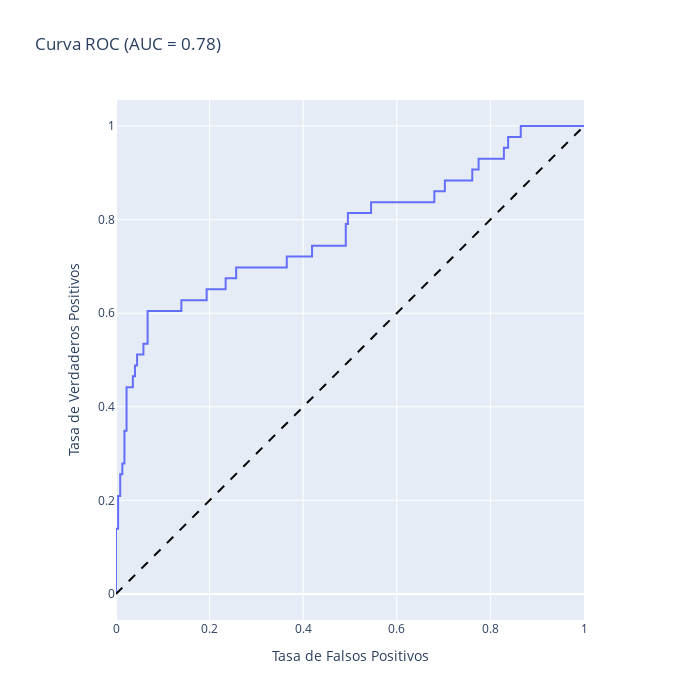

Write notebook code for a chart like this one.
### Code cell
fig, auc_roc = show_auc_roc(model_smote, X_test, y_test)
fig

### Figure 1 — Plotly figure (JSON) as saved in the notebook; plotly's stock layout.template omitted (floating-point values rounded to 4 significant figures)
{"data": [{"hovertemplate": "Tasa de Falsos Positivos=%{x}<br>Tasa de Verdaderos Positivos=%{y}<extra></extra>", "legendgroup": "", "line": {"color": "#636efa", "dash": "solid"}, "marker": {"symbol": "circle"}, "mode": "lines", "name": "", "orientation": "v", "showlegend": false, "type": "scatter", "x": [0.0, 0.0, 0.0, 0.004505, 0.004505, 0.009009, 0.009009, 0.01351, 0.01351, 0.01802, 0.01802, 0.02252, 0.02252, 0.03604, 0.03604, 0.04054, 0.04054, 0.04505, 0.04505, 0.05856, 0.05856, 0.06757, 0.06757, 0.1396, 0.1396, 0.1937, 0.1937, 0.2342, 0.2342, 0.2568, 0.2568, 0.3649, 0.3649, 0.4189, 0.4189, 0.491, 0.491, 0.4955, 0.4955, 0.545, 0.545, 0.6802, 0.6802, 0.7027, 0.7027, 0.7613, 0.7613, 0.7748, 0.7748, 0.8288, 0.8288, 0.8378, 0.8378, 0.8649, 0.8649, 1.0], "xaxis": "x", "y": [0.0, 0.02326, 0.1395, 0.1395, 0.2093, 0.2093, 0.2558, 0.2558, 0.2791, 0.2791, 0.3488, 0.3488, 0.4419, 0.4419, 0.4651, 0.4651, 0.4884, 0.4884, 0.5116, 0.5116, 0.5349, 0.5349, 0.6047, 0.6047, 0.6279, 0.6279, 0.6512, 0.6512, 0.6744, 0.6744, 0.6977, 0.6977, 0.7209, 0.7209, 0.7442, 0.7442, 0.7907, 0.7907, 0.814, 0.814, 0.8372, 0.8372, 0.8605, 0.8605, 0.8837, 0.8837, 0.907, 0.907, 0.9302, 0.9302, 0.9535, 0.9535, 0.9767, 0.9767, 1.0, 1.0], "yaxis": "y"}], "layout": {"height": 700, "legend": {"tracegroupgap": 0}, "shapes": [{"line": {"color": "black", "dash": "dash"}, "type": "line", "x0": 0, "x1": 1, "y0": 0, "y1": 1}], "title": {"text": "Curva ROC (AUC = 0.78)"}, "width": 700, "xaxis": {"anchor": "y", "constrain": "domain", "domain": [0, 1], "range": [0, 1], "title": {"text": "Tasa de Falsos Positivos"}}, "yaxis": {"anchor": "x", "domain": [0, 1], "scaleanchor": "x", "scaleratio": 1, "title": {"text": "Tasa de Verdaderos Positivos"}}}}
